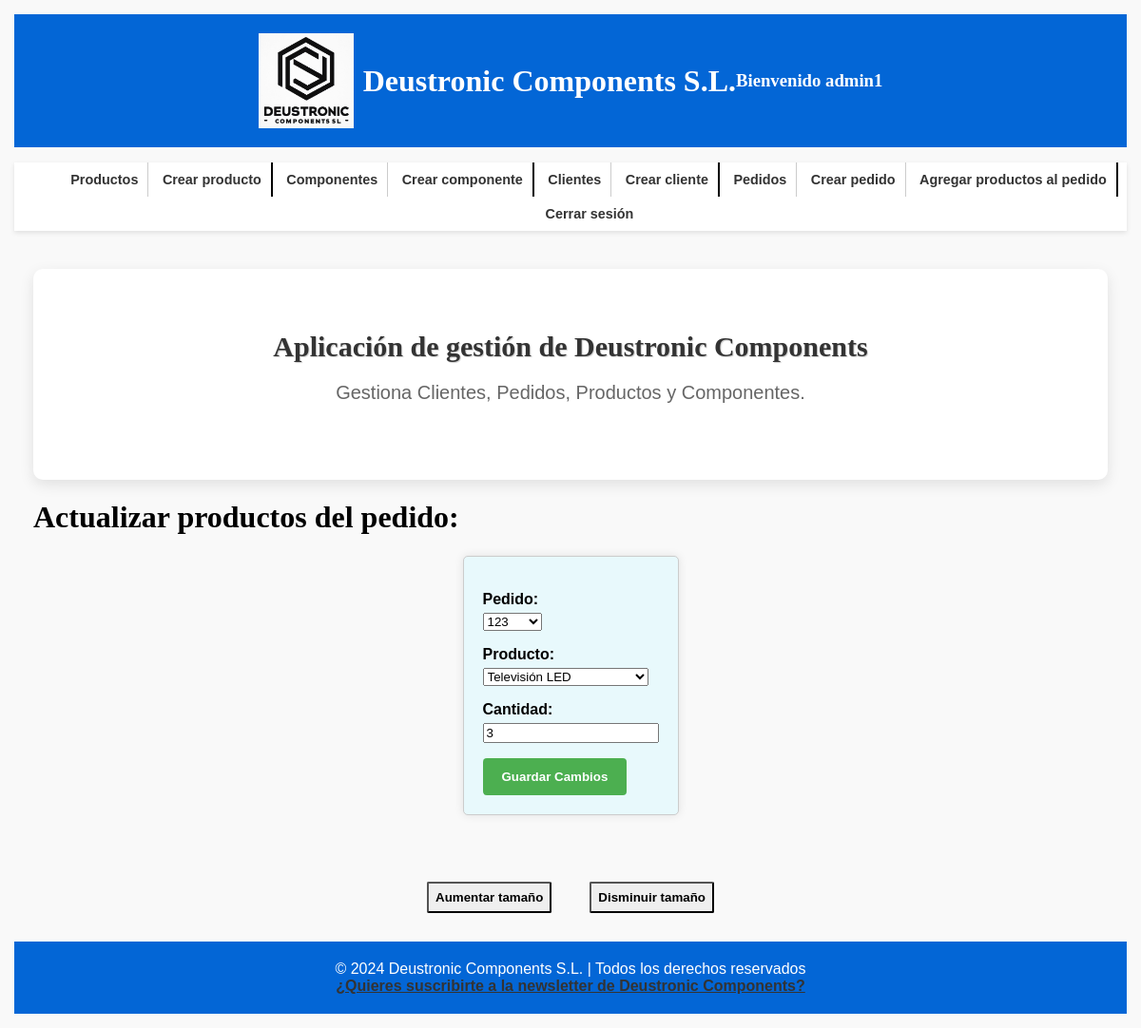
Page /appDeustronicComponents/pedido_producto/36/update/ (signed in) on the committed database.
### appDeustronicComponents/models.py (models this page shows, shortened)
class PedidoProducto(models.Model):
    pedido = models.ForeignKey(Pedido, on_delete=models.CASCADE)
    producto = models.ForeignKey(Producto, on_delete=models.CASCADE)
    cantidad = models.IntegerField()
    created = models.DateTimeField(auto_now_add=True)
    updated = models.DateTimeField(auto_now=True)
    class Meta:
        verbose_name_plural = "detalle pedidos"
        verbose_name = "detalle pedido"
        ordering = ["-created"]

### appDeustronicComponents/views.py (the view, shortened to what this page needs)
# urls.py: path('pedido_producto/<str:pk>/update/', PedidoProductoUpdateView.as_view(), name='actualizar_pedido_producto'),
class PedidoProductoUpdateView(UpdateView):
    model = PedidoProducto
    form_class = PedidoProductoFormUpdate
    template_name = 'appDeustronicComponents/pedido_producto_update.html'
    success_url = reverse_lazy('lista_pedido_productos')
    @method_decorator(login_required)
    def get(self, request, *args, **kwargs):
        pk = self.kwargs.get('pk')
        pedidoproducto = get_object_or_404(PedidoProducto, pk=pk)
        formulario = PedidoProductoFormUpdate(instance=pedidoproducto)
        context = {
            'formulario': formulario,
            'pedido': pedidoproducto
        }
        return render(request, self.template_name, context)

### appDeustronicComponents/forms.py
class PedidoProductoFormUpdate(forms.ModelForm):
    class Meta:
        model = PedidoProducto
        fields = ['pedido', 'producto', 'cantidad']

### appDeustronicComponents/models.py (called while the page is built)
    def __str__(self):
        return f"{self.cod_ref_ped}"

    def __str__(self):
        return f"{self.nombre}"

### templates/appDeustronicComponents/pedido_producto_update.html (shortened to what this page needs)
{% extends 'base.html' %}
{% block contenido %}
    <h1>Actualizar productos del pedido: {{ pedidoproducto.pedido }}</h1>
    <div class="contenedor-formulario">
        <form method="post">
            {{ formulario.as_p }}
            <button type="submit">Guardar Cambios</button>
        </form>
    </div>
{% endblock %}

### templates/base.html (shortened to what this page needs)
<!DOCTYPE html>
<html lang="es">
<head>
    {% load static %}
    <link rel="stylesheet" href="{% static 'css/style.css' %}">
</head>
<body>
<header>
    <div class="logo-container">
        <a href="/appDeustronicComponents/">
            <img src="{% static 'images/logo.jpg' %}" alt="Deustronic Components Logo">
        </a>
        <h1>Deustronic Components S.L.</h1>
        <h3>
            Bienvenido {{ request.user.username }}
        </h3>
    </div>
</header>
<nav>
    <ul id="listaNav">
        <li><a href="{% url 'lista_productos' %}">Productos</a></li>
        <li class="separador"><a href="{% url 'crear_producto' %}">Crear producto</a></li>
        <li><a href="{% url 'lista_componentes' %}">Componentes</a></li>
        <li class="separador"><a href="{% url 'crear_componente' %}">Crear componente</a></li>
        <li><a href="{% url 'lista_clientes' %}">Clientes</a></li>
        <li class="separador"><a href="{% url 'crear_cliente' %}">Crear cliente</a></li>
        <li><a href="{% url 'lista_pedido_productos' %}">Pedidos</a></li>
        <li><a href="{% url 'crear_pedido' %}">Crear pedido</a></li>
        <li class="separador"><a href="{% url 'crear_pedido_producto' %}">Agregar productos al pedido</a></li>
        <li><a href="{% url 'logout' %}">Cerrar sesión</a></li>
    </ul>
</nav>
<div id="content">
    <section class="main-section">
        <h2>Aplicación de gestión de Deustronic Components</h2>
        <p>Gestiona Clientes, Pedidos, Productos y Componentes.</p>
    </section>
    {% block contenido %}{% endblock %}
</div>
<div id="tamaño_texto">
    <button id="aumentar">Aumentar tamaño</button>
    <button id="disminuir">Disminuir tamaño</button>
</div>
<footer>
    &copy; 2024 Deustronic Components S.L. | Todos los derechos reservados
    <br>
    <a href="{% url 'mail' %}">¿Quieres suscribirte a la newsletter de Deustronic Components?</a>
</footer>
</body>
</html>

### static/css/style.css (style rules this page uses)
html { box-sizing: border-box; font-size: 62.5%; }
*, *:before, *:after { box-sizing: inherit; }
img { max-width: 100%; display: flex; }
h1, h2, h3 { font-family: "Playfair Display", serif; }
h2 { text-align: center; text-shadow: 1px 1px 1px rgba(0, 0, 0, 0.2); }
body { font-family: Arial, sans-serif; margin: 1rem; padding: 0.5rem; background-color: #f9f9f9; font-size: 1.6rem; }
header { background-color: #0366d6; padding: 20px; color: #fff; display: flex; text-align: center; justify-content: center; }
.logo-container { display: flex; justify-content: left; align-items: center; }
nav { background-color: #fff; box-shadow: 0 2px 5px rgba(0, 0, 0, 0.1); text-align: center; }
nav ul li:last-child { border-right: 0; }
a { color: #333; font-weight: bold; transition: color 0.3s ease; text-decoration: underline; }
#content { margin: 20px auto; padding: 20px; min-width: 100%; max-width: 100%; display: block; }
.main-section { background-color: #fff; border-radius: 10px; box-shadow: 0 5px 15px rgba(0, 0, 0, 0.1); padding: 40px; text-align: center; }
.main-section h2 { color: #333; font-size: 3rem; margin-bottom: 20px; }
.main-section p { color: #666; font-size: 2rem; margin-bottom: 40px; text-align: center; }
.contenedor-formulario { display: flex; align-items: center; justify-content: center; height: auto; }
form { background-color: #e8f9fc; width: auto; margin: 0 auto; padding: 20px; border: 1px solid #ccc; border-radius: 5px; box-shadow: 0 0 10px rgba(0, 0, 0, 0.1); }
label { display: block; margin-bottom: 5px; font-weight: bold; }
[type="submit"] { background-color: #4CAF50; color: white; padding: 12px 20px; border: none; border-radius: 4px; cursor: pointer; transition: background-color 0.3s; font-weight: bold; }
footer { background-color: #0366d6; color: #fff; text-align: center; padding: 20px 0; }

### rows in the picture
PedidoProducto: pedido "123", producto "Televisión LED", cantidad "3"

### other values in the picture
{{ request.user.username }} "admin1"
